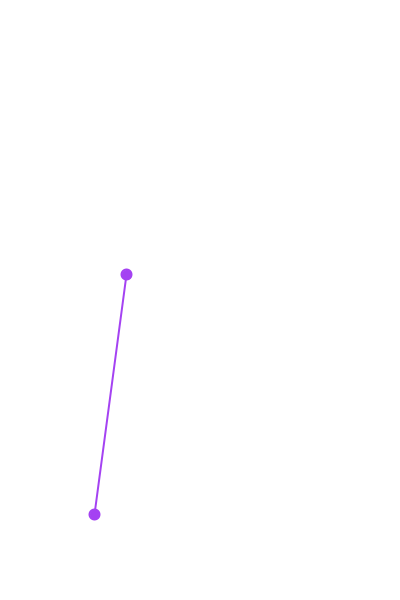
Frame 1 (no input)
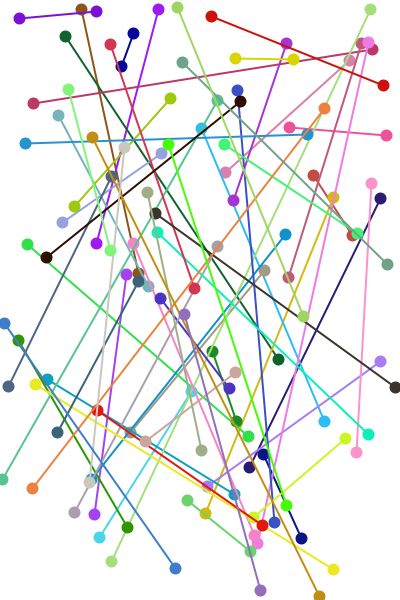
Frame 60 (the mouse pressed at the canvas centre just before this capture)
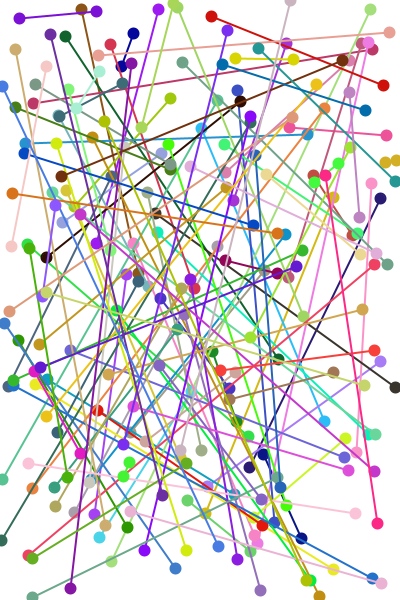
Frame 120 (the mouse held since frame 60 and released just before this capture)

The Processing sketch that drew these frames (run headless with seeded random() and noise(); from frame 60 on, the mouse is pressed at the canvas centre):

// Processing sketch: processing_74390
// ── processing_74390.pde

color savedColor;
float savedX1;
float savedY1;
float savedX2;
float savedY2;

void setup()
{
  size(400, 600);
  background(255, 255, 255);
  smooth();
  frameRate(10);

}

void draw()
{
  savedColor = color( random(255), random(255), random(255));
  savedX1 = random(width);
  savedY1 = random(height);
  savedX2 = random(width);
  savedY2 = random(height);
  stroke(savedColor);
  fill(savedColor);
  strokeWeight(2);
  line(savedX1, savedY1, savedX2, savedY2);
  ellipse(savedX1, savedY1, 10, 10);
  ellipse(savedX2, savedY2, 10, 10);
}
